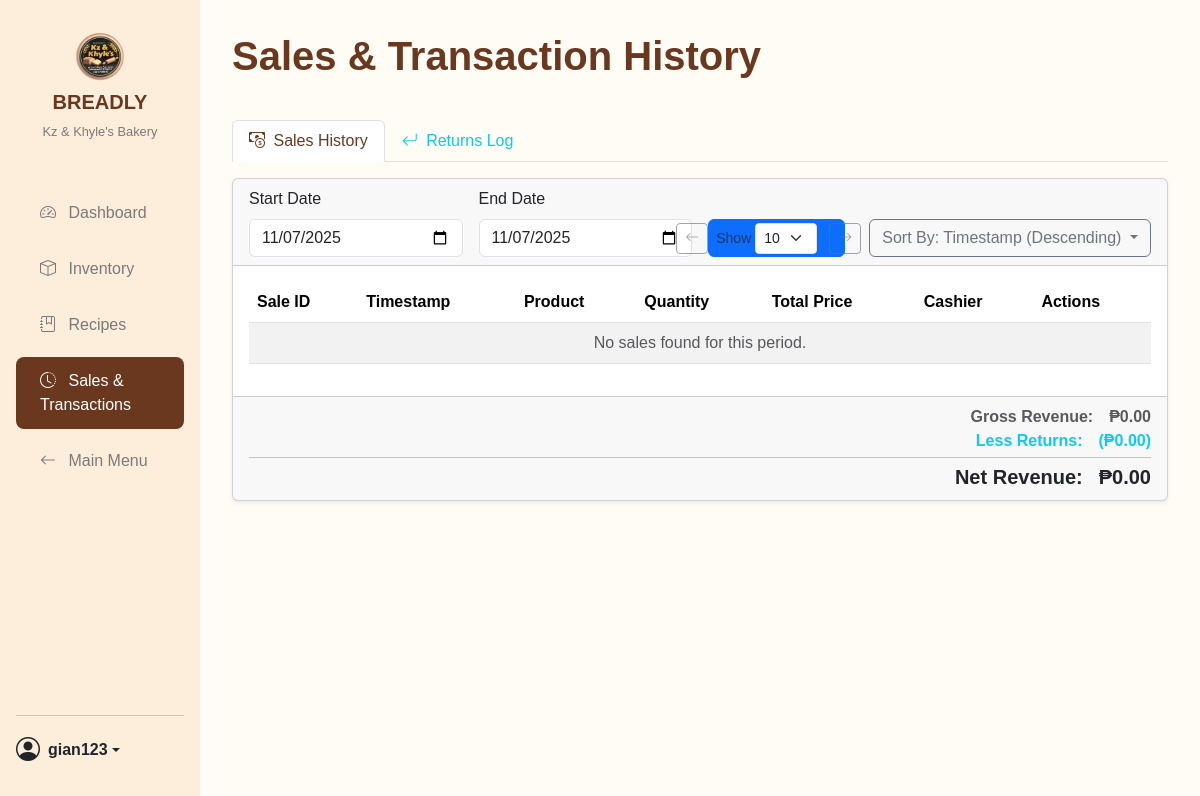
The page /nav/sales_history.php (signed in) on the database as committed earlier.
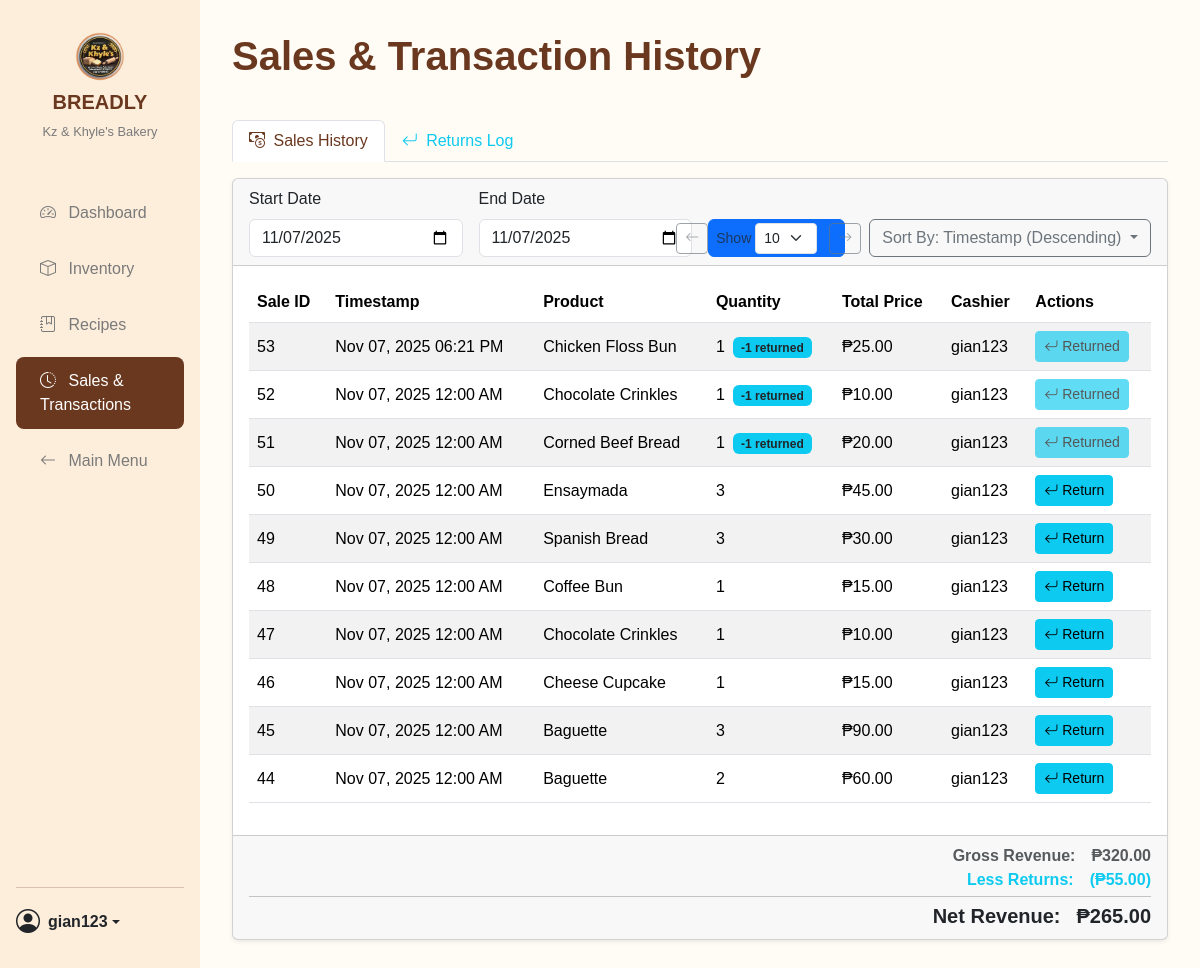
The same page on the database as committed later.
### tables this page shows
CREATE TABLE `sales` (
  `sale_id` int(11) NOT NULL,
  `product_id` int(11) DEFAULT NULL,
  `user_id` int(11) DEFAULT NULL,
  `qty_sold` int(11) DEFAULT NULL,
  `total_price` decimal(10,2) DEFAULT NULL,
  `qty_returned` int(11) NOT NULL DEFAULT 0,
  `timestamp` datetime DEFAULT current_timestamp() COMMENT 'Was DATE, now DATETIME'
);

CREATE TABLE `products` (
  `product_id` int(11) NOT NULL,
  `name` varchar(100) NOT NULL,
  `price` decimal(10,2) NOT NULL,
  `status` enum('available','recalled','discontinued') NOT NULL DEFAULT 'available',
  `stock_qty` int(11) DEFAULT 0,
  `stock_unit` varchar(20) NOT NULL DEFAULT 'pcs',
  `is_sellable` tinyint(1) NOT NULL DEFAULT 1 COMMENT '1 = Appears on POS, 0 = Intermediate product',
  `batch_size` int(11) NOT NULL DEFAULT 1 COMMENT 'Number of units produced per recipe'
);

CREATE TABLE `users` (
  `user_id` int(11) NOT NULL,
  `username` varchar(100) NOT NULL,
  `password` varchar(255) DEFAULT NULL,
  `role` enum('manager','cashier') NOT NULL,
  `email` varchar(150) DEFAULT NULL,
  `phone_number` varchar(11) DEFAULT NULL,
  `enable_daily_report` tinyint(1) NOT NULL DEFAULT 0 COMMENT 'For daily SMS reports',
  `created_at` timestamp NOT NULL DEFAULT current_timestamp()
);

### db_connection.php (called while the page is built, shortened)
<?php
class Database {
    private $host = 'localhost';
    private $db_name = 'bakery';
    private $username = 'root';
    private $password = '';
    private $conn;
    private function connect() {
        try {
            $this->conn = new PDO(
                "mysql:host={$this->host};dbname={$this->db_name};charset=utf8mb4",
                $this->username,
                $this->password
            );
            $this->conn->setAttribute(PDO::ATTR_ERRMODE, PDO::ERRMODE_EXCEPTION);
        } catch (PDOException $e) {
            die("Connection failed: " . $e->getMessage());
        }
    }
    public function getConnection() {
        return $this->conn;
    }
}
?>

### src/SalesManager.php (called while the page is built, shortened)
<?php
require_once '../db_connection.php';
class SalesManager {
    private $conn;
    public function __construct() {
        $db = new Database();
        $this->conn = $db->getConnection();
    }
    public function getSalesHistory($date_start, $date_end, $sort_column, $sort_direction) {
        try {
            $stmt = $this->conn->prepare("CALL ReportGetSalesHistory(?, ?, ?, ?)");
            $stmt->execute([$date_start, $date_end, $sort_column, $sort_direction]);
            return $stmt->fetchAll(PDO::FETCH_ASSOC);
        } catch (PDOException $e) {
            return [];
        }
    }
}
?>

### nav/sales_history.php (the view, shortened to what the rows shown need)
<?php
require_once "../src/SalesManager.php";
$salesManager = new SalesManager();
$date_start = $_GET["date_start"] ?? date("Y-m-d");
$date_end = $_GET["date_end"] ?? date("Y-m-d");
$active_tab = $_GET["active_tab"] ?? "sales";
$sort_column = $_GET["sort"] ?? "date";
$sort_direction = $_GET["order"] ?? "DESC";
$sales = $salesManager->getSalesHistory(
    $date_start,
    $date_end,
    $sort_column,
    $sort_direction
);
?>
<!DOCTYPE html>
<html lang="en">
<head>
    <link href="https://cdn.jsdelivr.net/npm/bootstrap@5.3.3/dist/css/bootstrap.min.css" rel="stylesheet">
    <link rel="stylesheet" href="https://cdn.jsdelivr.net/npm/bootstrap-icons@1.11.3/font/bootstrap-icons.css">
    <link rel="stylesheet" href="../styles/global.css">
    <link rel="stylesheet" href="../styles/dashboard.css">
</head>
<body class="dashboard">
<div class="container-fluid">
    <div class="row">
        <main class="col-lg-10 col-md-9 main-content">
            <div class="header">
                <h1>Sales & Transaction History</h1>
            </div>
            <div class="tab-content" id="historyTabContent">
                <div class="tab-pane fade <?php echo $active_tab === "sales"
                    ? "show active"
                    : ""; ?>" id="sales-pane" role="tabpanel">
                    <div class="card shadow-sm mt-3">
                        <div class="card-body">
                            <div class="table-responsive">
                                <table class="table table-striped table-hover align-middle">
                                    <thead>
                                        <tr>
                                            <th>Sale ID</th>
                                            <th>Timestamp</th>
                                            <th>Product</th>
                                            <th>Quantity</th>
                                            <th>Total Price</th>
                                            <th>Cashier</th>
                                            <th>Actions</th>
                                        </tr>
                                    </thead>
                                    <tbody id="sales-table-body">
                                        <?php if (empty($sales)): ?>
                                            <tr>
                                                <td colspan="7" class="text-center text-muted">No sales found for this period.</td>
                                            </tr>
                                        <?php else: ?>
                                            <?php foreach ($sales as $sale): ?>
                                            <?php $qty_available_to_return =
                                                $sale["qty_sold"] -
                                                $sale["qty_returned"]; ?>
                                            <tr>
                                                <td><?php echo $sale[
                                                    "sale_id"
                                                ]; ?></td>
                                                <td><?php echo htmlspecialchars(
                                                    date(
                                                        "M d, Y h:i A",
                                                        strtotime($sale["date"])
                                                    )
                                                ); ?></td>
                                                <td><?php echo htmlspecialchars(
                                                    $sale["product_name"]
                                                ); ?></td>
                                                <td>
                                                    <?php echo htmlspecialchars(
                                                        $sale["qty_sold"]
                                                    ); ?>
                                                    <?php if (
                                                        $sale["qty_returned"] >
                                                        0
                                                    ): ?>
                                                        <span class="badge bg-info text-dark ms-1">-<?php echo $sale[
                                                            "qty_returned"
                                                        ]; ?> returned</span>
                                                    <?php endif; ?>
                                                </td>
                                                <td>₱<?php echo htmlspecialchars(
                                                    number_format(
                                                        $sale["total_price"],
                                                        2
                                                    )
                                                ); ?></td>
                                                <td><?php echo htmlspecialchars(
                                                    $sale["cashier_username"]
                                                ); ?></td>
                                                <td>
                                                    <button class="btn btn-info btn-sm"
                                                            data-bs-toggle="modal"
                                                            data-bs-target="#returnSaleModal"
                                                            data-sale-id="<?php echo $sale[
                                                                "sale_id"
                                                            ]; ?>"
                                                            data-product-name="<?php echo htmlspecialchars(
                                                                $sale[
                                                                    "product_name"
                                                                ]
                                                            ); ?>"
                                                            data-qty-available="<?php echo $qty_available_to_return; ?>"
                                                            data-sale-date="<?php echo htmlspecialchars(
                                                                date(
                                                                    "M d, Y h:i A",
                                                                    strtotime(
                                                                        $sale[
                                                                            "date"
                                                                        ]
                                                                    )
                                                                )
                                                            ); ?>"
                                                            <?php if (
                                                                $qty_available_to_return <=
                                                                0
                                                            ) {
                                                                echo "disabled";
                                                            } ?>>
                                                        <i class="bi bi-arrow-return-left"></i>
                                                        <?php echo $qty_available_to_return <=
                                                        0
                                                            ? "Returned"
                                                            : "Return"; ?>
                                                    </button>
                                                </td>
                                            </tr>
                                            <?php endforeach; ?>
                                        <?php endif; ?>
                                    </tbody>
                                </table>
                            </div>
                        </div>
                        </div>
                </div> <div class="tab-pane fade <?php echo $active_tab ===
                "returns"
                    ? "show active"
                    : ""; ?>" id="returns-pane" role="tabpanel">
                </div>
                </div> </main>
    </div>
</div>
</body>
</html>

Rows that differ between the two databases and show on the page:
added sales: sale_id "53", timestamp "Nov 07, 2025 06:21 PM", product.name "Chicken Floss Bun", qty_sold "1", qty_returned "1", total_price "25.00", user.username "gian123", shows "Returned"
added sales: sale_id "52", timestamp "Nov 07, 2025 12:00 AM", product.name "Chocolate Crinkles", qty_sold "1", qty_returned "1", total_price "10.00", user.username "gian123", shows "Returned"
added sales: sale_id "51", timestamp "Nov 07, 2025 12:00 AM", product.name "Corned Beef Bread", qty_sold "1", qty_returned "1", total_price "20.00", user.username "gian123", shows "Returned"
added sales: sale_id "50", timestamp "Nov 07, 2025 12:00 AM", product.name "Ensaymada", qty_sold "3", total_price "45.00", user.username "gian123", qty_returned "Return"
added sales: sale_id "49", timestamp "Nov 07, 2025 12:00 AM", product.name "Spanish Bread", qty_sold "3", total_price "30.00", user.username "gian123", qty_returned "Return"
added sales: sale_id "48", timestamp "Nov 07, 2025 12:00 AM", product.name "Coffee Bun", qty_sold "1", total_price "15.00", user.username "gian123", qty_returned "Return"
added sales: sale_id "47", timestamp "Nov 07, 2025 12:00 AM", product.name "Chocolate Crinkles", qty_sold "1", total_price "10.00", user.username "gian123", qty_returned "Return"
added sales: sale_id "46", timestamp "Nov 07, 2025 12:00 AM", product.name "Cheese Cupcake", qty_sold "1", total_price "15.00", user.username "gian123", qty_returned "Return"
added sales: sale_id "45", timestamp "Nov 07, 2025 12:00 AM", product.name "Baguette", qty_sold "3", total_price "90.00", user.username "gian123", qty_returned "Return"
added sales: sale_id "44", timestamp "Nov 07, 2025 12:00 AM", product.name "Baguette", qty_sold "2", total_price "60.00", user.username "gian123", qty_returned "Return"
Other text that changed with them:
$total_sales_revenue: "0.00" → "320.00"
$total_return_value: "0.00" → "55.00"
$net_revenue: "0.00" → "265.00"
text no longer shown: "No sales found for this period."
